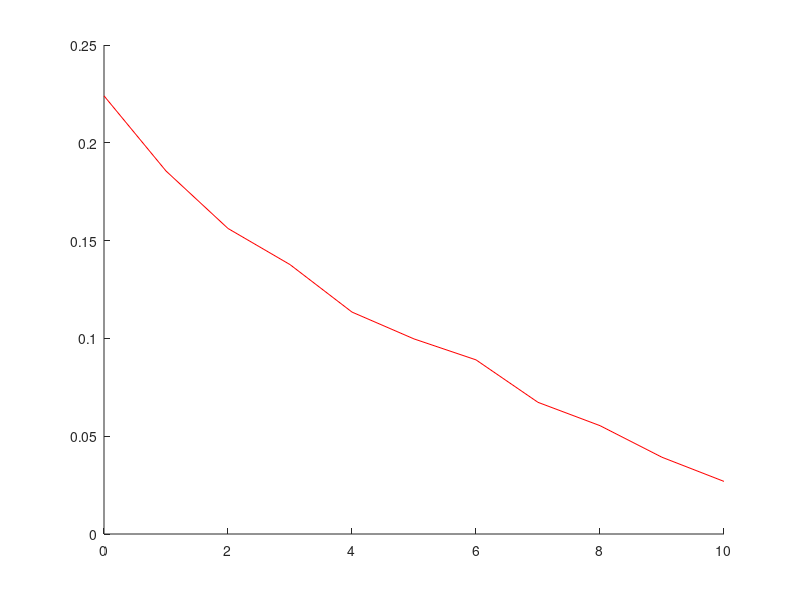

This figure's MATLAB source:

ENR=0;

while (ENR<=10)
    symbol=0;
    symbol_error=0;
    error=0;
    bits=0;
 while (error<500)
    x=rand(1, 3);
    x=round(x);

    if x==[0 0 0] 
    s=[7 7]; end
    if x==[0 0 1]
    s=[5 5]; end
    if x==[0 1 1]
    s=[3 3]; end
    if x==[0 1 0]
    s=[1 1]; end
    if x==[1 1 0] 
    s=[-1 -1]; end
    if x==[1 0 0]
    s=[-3 -3]; end
    if x==[1 0 1]
    s=[-5 -5]; end
    if x==[1 1 1]
    s=[-7 -7]; end


    Std=sqrt(3.5)/sqrt(10^(ENR/10));    %Std of AWGN
    N=Std.*randn(1, 2); %5 sample of Gaussian Noise with mean=0 and Std
    R=s+N;              %Received bits with effect of noise
    
    count111=0;
    count010=0;
    count101=0;
    count000=0;
    count001=0;
    count011=0;
    count110=0;
    count100=0;
    
    for i=1:2
        if (R(i)<0 && R(i)>-2)       %Hard decision to identify the received bits
            R(i)=-1;
            count110=count110+1 ;end
        if (R(i)<-2 && R(i)>-4)
            R(i)=-3;
            count100=count100+1;
        end
        if (R(i)>2 && R(i)<4)
            R(i)=3;
            count011=count011+1;
        end
        if (R(i)>0 && R(i)<2)
            R(i)=1;
            count010=count010+1;
        end
        
        if (R(i)<-4 && R(i)>-6)       %Hard decision to identify the received bits
            R(i)=-5;
            count101=count101+1 ;end
        if (R(i)<-6)
            R(i)=-7;
            count111=count111+1;
        end
        if (R(i)>4 && R(i)<6)
            R(i)=5;
            count001=count001+1;
        end
        if (R(i)>6)
            R(i)=7;
            count000=count000+1;
        end
    end
    
    count=[count000 count001 count010 count011 count100 count101 count110 count111];
    [m, n]=max(count);
    
    if n==1 
        r=[0 0 0]; end
    if n==2
        r=[0 0 1]; end
    if n==3
        r=[0 1 0];end
    if n==4
        r=[0 1 1]; end
    
    if n==5 
        r=[1 0 0]; end
    if n==6
        r=[1 0 1]; end
    if n==7
        r=[1 1 0];end
    if n==8
        r=[1 1 1]; end
    
    bits=bits+3; %Count the bits transmitted just now
    symbol=symbol+1;
    E=mod(r+x, 2); %Error between input and received bits
    if(sum(E)~=0)
        symbol_error=symbol_error+1;
    end
    error=error+sum(E);
 end
    BER(ENR+1)=500/bits;    %Calculation of BER
    SER(ENR+1)=symbol_error/symbol;
    ENR=ENR+1; %ENR increased by 1 for calculation of next BER

end

ENR=0:10;         %range of ENR at which BER is found
hold on
plot(ENR, BER, 'r')   %plot of BER Vs ENR with default blue color
  

